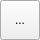
<?xml version="1.0" encoding="UTF-8"?>
<ui version="4.0">
 <class>dlgLeft</class>
 <widget class="QDialog" name="dlgLeft">
  <property name="geometry">
   <rect>
    <x>0</x>
    <y>0</y>
    <width>40</width>
    <height>40</height>
   </rect>
  </property>
  <property name="windowTitle">
   <string>Dialog</string>
  </property>
  <layout class="QGridLayout" name="gridLayout">
   <property name="leftMargin">
    <number>0</number>
   </property>
   <property name="topMargin">
    <number>0</number>
   </property>
   <property name="rightMargin">
    <number>0</number>
   </property>
   <property name="bottomMargin">
    <number>0</number>
   </property>
   <property name="horizontalSpacing">
    <number>0</number>
   </property>
   <item row="0" column="0">
    <widget class="QToolButton" name="btnLeft">
     <property name="sizePolicy">
      <sizepolicy hsizetype="Preferred" vsizetype="Preferred">
       <horstretch>0</horstretch>
       <verstretch>0</verstretch>
      </sizepolicy>
     </property>
     <property name="text">
      <string>...</string>
     </property>
     <property name="icon">
      <iconset resource="../res.qrc">
       <normaloff>:/res/left.png</normaloff>:/res/left.png</iconset>
     </property>
     <property name="iconSize">
      <size>
       <width>30</width>
       <height>30</height>
      </size>
     </property>
    </widget>
   </item>
  </layout>
 </widget>
 <resources>
  <include location="../res.qrc"/>
 </resources>
 <connections/>
</ui>
